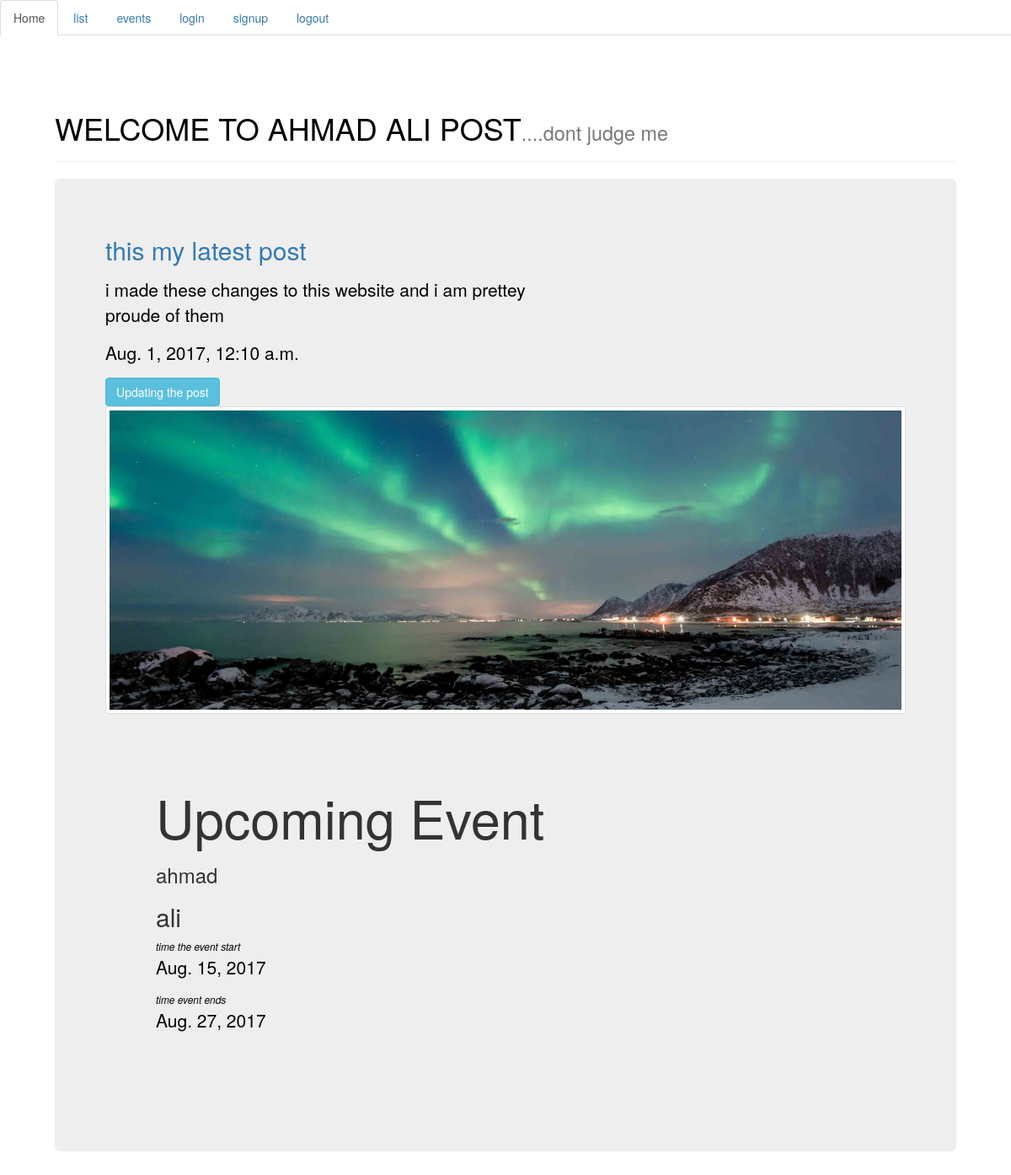
The app's page /posts/home/, older data.
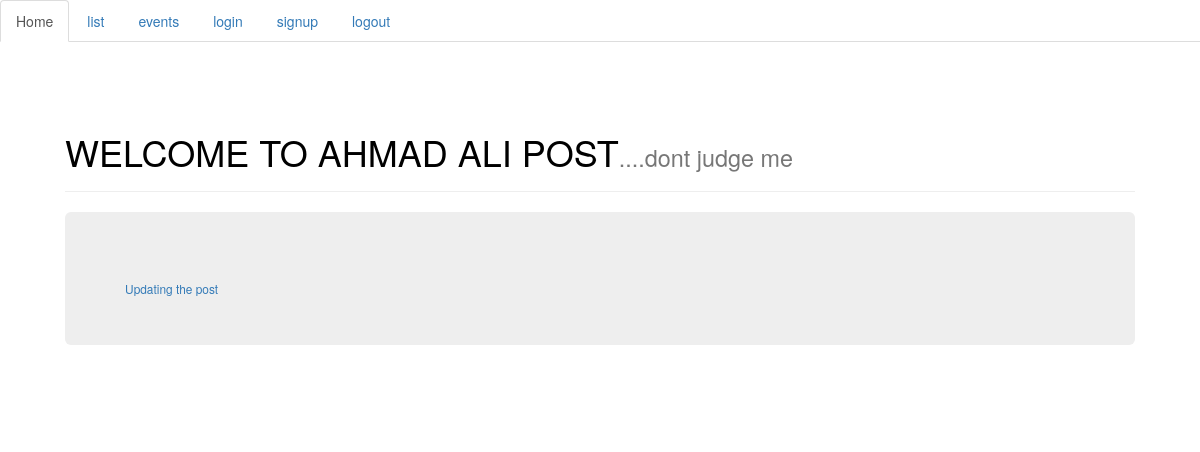
The same page, newer data.
### post/models.py (models this page shows, shortened)
class Post(models.Model):
	author = models.ForeignKey(User, default=1)
	title = models.CharField(max_length=255)
	content = models.TextField()
	updated = models.DateTimeField(auto_now=True, auto_now_add=False)
	timestamp = models.DateTimeField(auto_now=False, auto_now_add = True)
	image =  models.ImageField(upload_to="blog_images", null=True , blank=True)
	slug = models.SlugField(unique=True, null=True)
	publish = models.DateField()
	draft = models.BooleanField(default=True)
	def get_absoulute_url(self):
		return reverse("post:detail", kwargs={"slug": self.slug})
	def update_url_post(self):
		return reverse("post:update", kwargs={"slug": self.slug})
	class Meta:
		ordering = ['-timestamp','-updated']

class Event(models.Model):
	event_author = models.ForeignKey(User, default=1)
	event_slug = models.SlugField(unique=True, null=True)
	event_name = models.CharField(max_length=160)
	event_detail = models.TextField()
	event_pic = models.ImageField(upload_to="blog_images", null=True , blank=True)
	startdate_event = models.DateField(null=True)
	enddate_event = models.DateField(null=True)
	class Meta:
		ordering = ['startdate_event']

### post/views.py (the view)
def post_home(request):
    obj = Post.objects.all().first()
    if Event.objects.all().exists():
        today = timezone.now().date()
        event = Event.objects.all()
        x = False
        for y in event:
            if y.startdate_event >= today:
                event = y
                x = True
                break
        context = {
        "x": x,
        "today": today,
        "user": request.user,
        "last_event": event,
        "post_last": obj,
        }
    else:
        context = {
        "user": request.user,
        "post_last": obj,
        }
    return render(request, 'post_home.html', context)

### post/templates/post_home.html (shortened to what this page needs)
{% extends "base.html" %}
{% block content %}
<div class="page-header">
<h1>WELCOME TO AHMAD ALI POST<small>....dont judge me</h1>
   </div>
<div class="jumbotron">
  <div class ="card-panel teal lighten-2">
                <a href={{post_last.get_absoulute_url}}><h2>{{post_last.title}}</h2></a>
                <p>{{post_last.content|linebreaks}}</p>
                <p>{{post_last.timestamp}}</p>
                <a href={{post_last.update_url_post}} class="btn btn-info">Updating the post </a>
                {% if post_last.image %}
                    <a href="#" class="thumbnail">
                        <img src="{{post_last.image.url}}" alt="...">
                    </a>
                {% endif %}
            </div>
{% if x %}
    <div class="jumbotron">
        <h1>Upcoming Event</h1>
        <div class ="#7986cb indigo lighten-2">
            <h3>{{last_event.event_name}}</h3>
            <h2>{{last_event.event_detail}}</h2>
            <cite>time the event start</cite><p>{{last_event.startdate_event}}</p>
            <cite>time event ends</cite><p>{{last_event.enddate_event}}</p>
        </div>
    </div>
    {% endif %}
{% endblock content%}

### post/templates/base.html (shortened to what this page needs)
<!DOCTYPE html>
{% load static %}
<html>
<head>
	<link rel="stylesheet" href="{% static "css/bootstrap.min.css" %}">
	<link rel="stylesheet" href="{% static 'css/234.css' %}">
	<link rel="stylesheet" type="text/css" href="http://ajax.googleapis.com/ajax/libs/jqueryui/1/themes/smoothness/jquery-ui.css">
</head>
<body>
		<ul class="nav nav-tabs">
            <li role="presentation" class="active"><a href="{%url 'post:home'%}">Home</a></li>
            <li role="presentation"><a href="{%url 'post:list'%}">list</a></li>
            <li role="presentation"><a href="{%url 'post:eventlist'%}">events</a></li>
            <li role="presentation"><a href="{%url 'post:login'%}">login</a></li>
            <li role="presentation"><a href="{%url 'post:signup'%}">signup</a></li>
            <li role="presentation"><a href="{%url 'post:logout'%}">logout</a></li>
        </ul>
	 <div class="container content">
		{% block content %}
		{% endblock content%}
	</div>
</body>
</html>

### static/css/234.css (style rules this page uses)
h1 { color:black; }
.content { padding: 50px; }

Row changes from the older to the newer data that the page shows:
removed Post: title "this my latest post", content "i made these changes to this website and i am prettey proude of them", timestamp "Aug. 1, 2017, 12:10 a.m.", image (picture)
removed Event: event_name "ahmad", event_detail "ali", startdate_event "Aug. 15, 2017", enddate_event "Aug. 27, 2017"
Text that changed along with them:
text no longer shown: "Upcoming Event time the event start time event ends"
